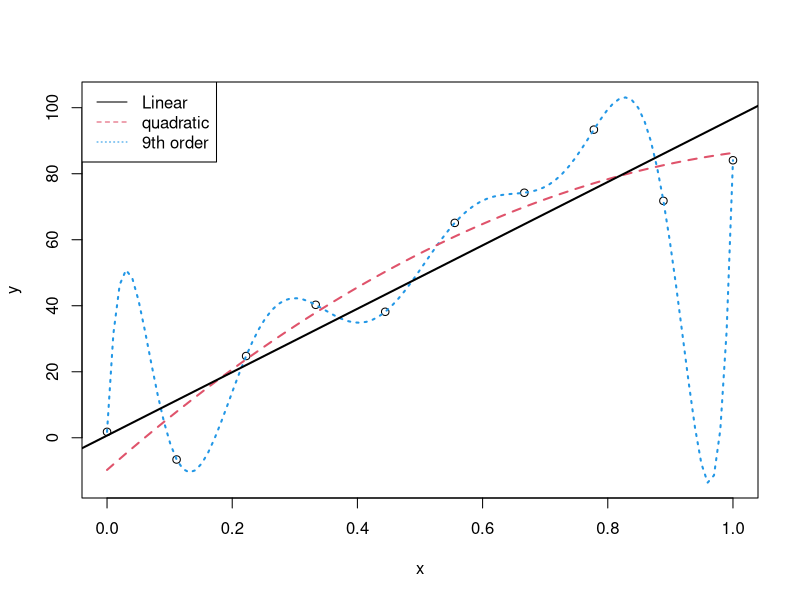
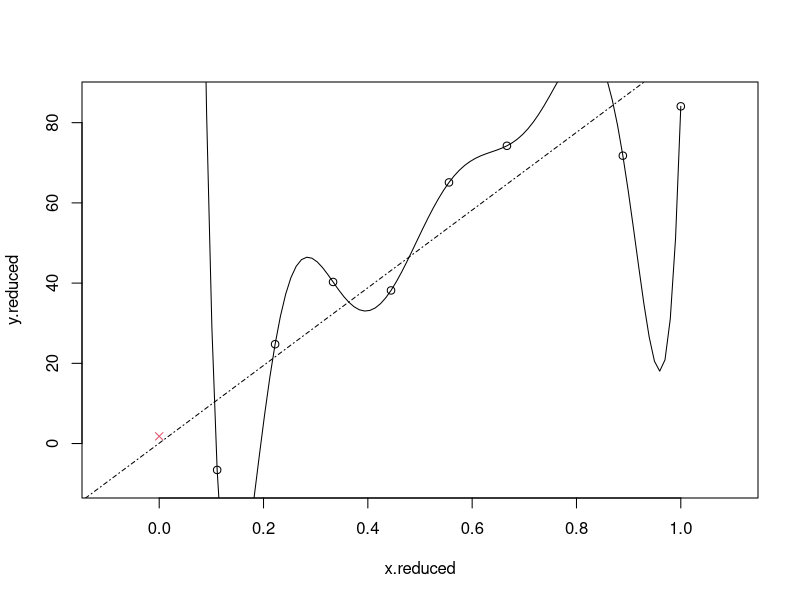
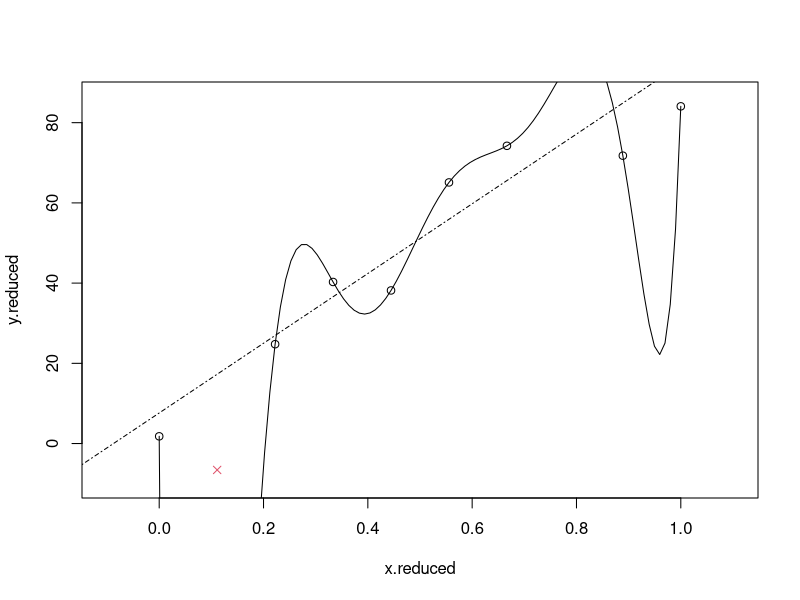
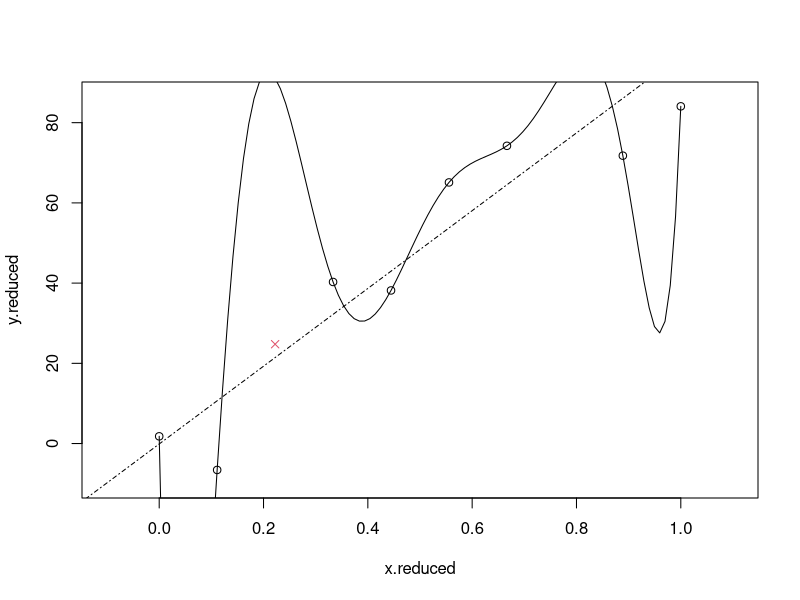
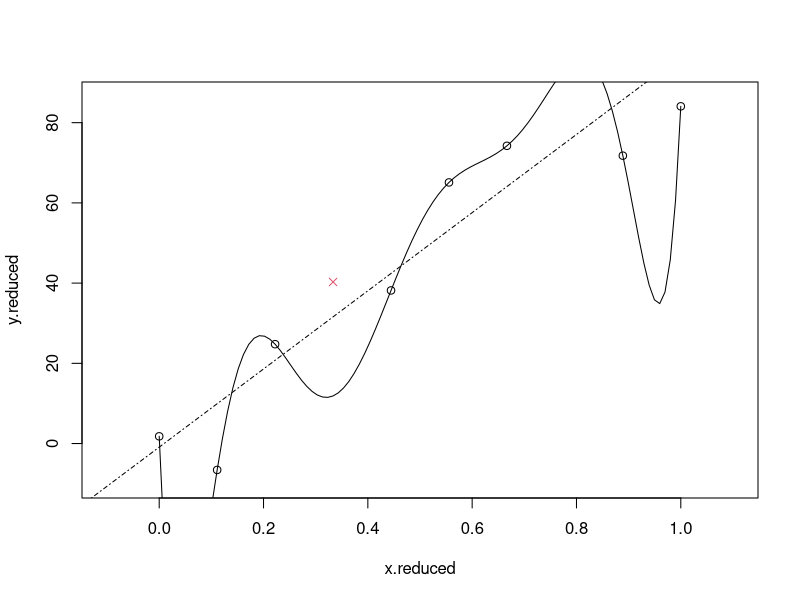
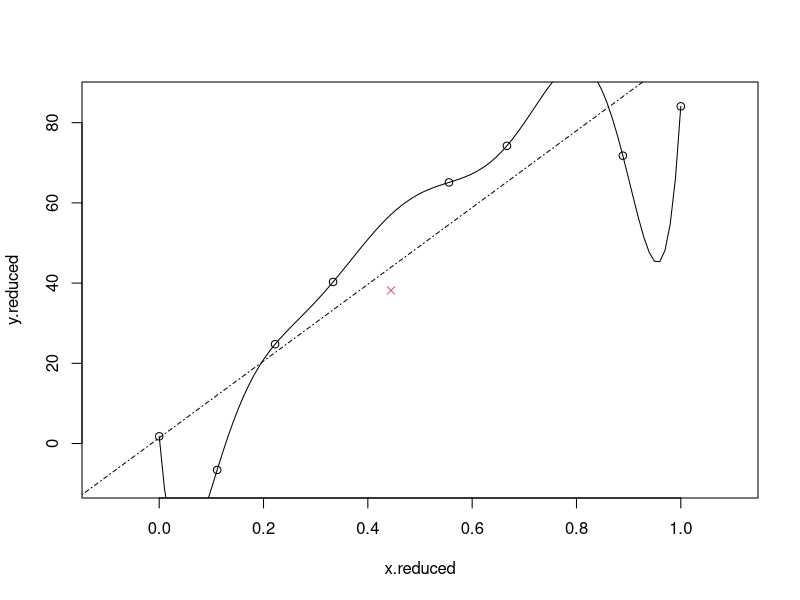
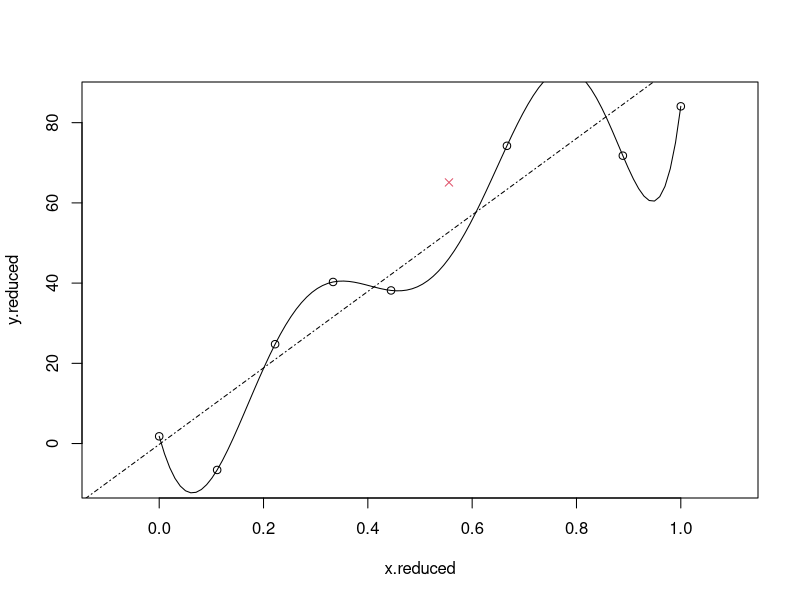
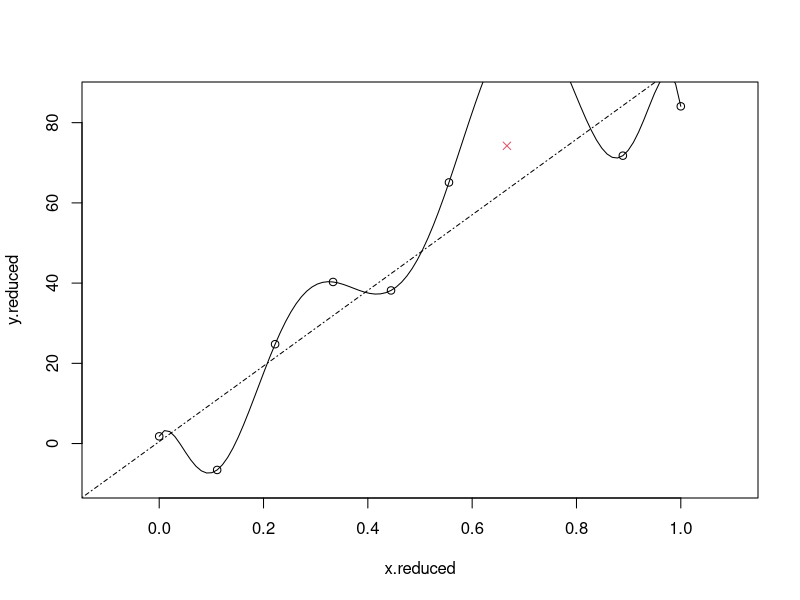

The R script that drew these images, in order:

##########################################################################
#Cross validation
###########################################################################

x<-seq(from=0,to=1,length=10)
z<-seq(from=0,to=1,length=100)


# Create some noisy observations
y<-100*(x+rnorm(10,0,0.1))

#Fit a polynomial of order 9 to the data
lm1 <-lm(y~poly(x,9,raw=T))
y2 <-model.matrix(~poly(z,9,raw=T))%*%lm1$coefficients

# Plot it
plot(x,y,ylim=c(min(y2),max(y2)))
lm1 <-lm(y~poly(x,9,raw=T))
y2 <-model.matrix(~poly(z,9,raw=T))%*%lm1$coefficients

lines(z,y2, lty=3, col=4, lwd=2)

lm2 <-lm(y~poly(x,2,raw=T))
y2 <-model.matrix(~poly(z,2,raw=T))%*%lm2$coefficients
lines(z,y2, lty=2, col=2, lwd=2)

deviance(lm2)
deviance(lm1)

fit0 <- lm(y~x)
deviance(lm(y~x))

# Show the real underlying function
#abline(a = 0, b = 100, col = 1, lty=1, lwd=2)
abline(fit0, col=1, lty=1, lwd=2)
legend("topleft", legend = c("Linear", "quadratic", "9th order"), lty=1:3, col=c(1,2,4))


l<-min(y2)
u<-max(y2)
y.pred <- c()

for(i in 1:10){
  readline()
  y.reduced<-y[-i]
  x.reduced<-x[-i]
  lm1<-lm(y.reduced~poly(x.reduced,8,raw=T))
  y2<-model.matrix(~poly(z,8,raw=T))%*%lm1$coefficients
  y.pred[i]<-model.matrix(~poly(x[i],8,raw=T))%*%lm1$coefficients
  plot(x.reduced,y.reduced,ylim=c(l,u),xlim=c(-0.1,1.1))
  lines(z,y2)
  points(x[i],y[i],pch=4,col=2)
  abline(lm(y.reduced~x.reduced),lty=4)
}



# Plot of predicted vs true
y5.pred <- c()
y1.pred <- c()

for(i in 1:10){
  y.reduced<-y[-i]
  x.reduced<-x[-i]
  lm5<-lm(y.reduced~poly(x.reduced,6,raw=T))
  y5.pred[i]<-model.matrix(~poly(x[i],6,raw=T))%*%lm5$coefficients
  
  lm1<-lm(y.reduced~poly(x.reduced,1,raw=T))
  y1.pred[i]<-model.matrix(~poly(x[i],1,raw=T))%*%lm1$coefficients
  
}

mean((y5.pred-y)^2)
mean((y1.pred-y)^2)


plot(y,y5.pred, col=2, xlab='true', ylab='predicted', pch=3)
points(y,y1.pred, pch=2)
abline(a=0,b=1)
legend("bottomright", c('Linear', '6th order', 'x=y (perfect)'), pch=c(2,3, NA), col=c(1,2,1), lty=c(NA, NA, 1))

################################
# 
# Lets now calculate the RMSE for polynomial of different order
#


RMSE <- c()
for(j in 1:8){
  y.pred <- c()
  for(i in 1:10){
    y.reduced<-y[-i]
    x.reduced<-x[-i]
    lm1<-lm(y.reduced~poly(x.reduced,j,raw=T))
    y.pred[i]<-model.matrix(~poly(x[i],j,raw=T))%*%lm1$coefficients
  }
  
  RMSE[j] <- sqrt(mean((y.pred-y)^2))
}

plot(1:8, RMSE, ylab='Root mean square prediction error', xlab = 'Degree of fitted polynomial')
plot(1:8, log(RMSE), ylab='Root mean square prediction error', xlab = 'Degree of fitted polynomial')


# Which model would you prefer?

